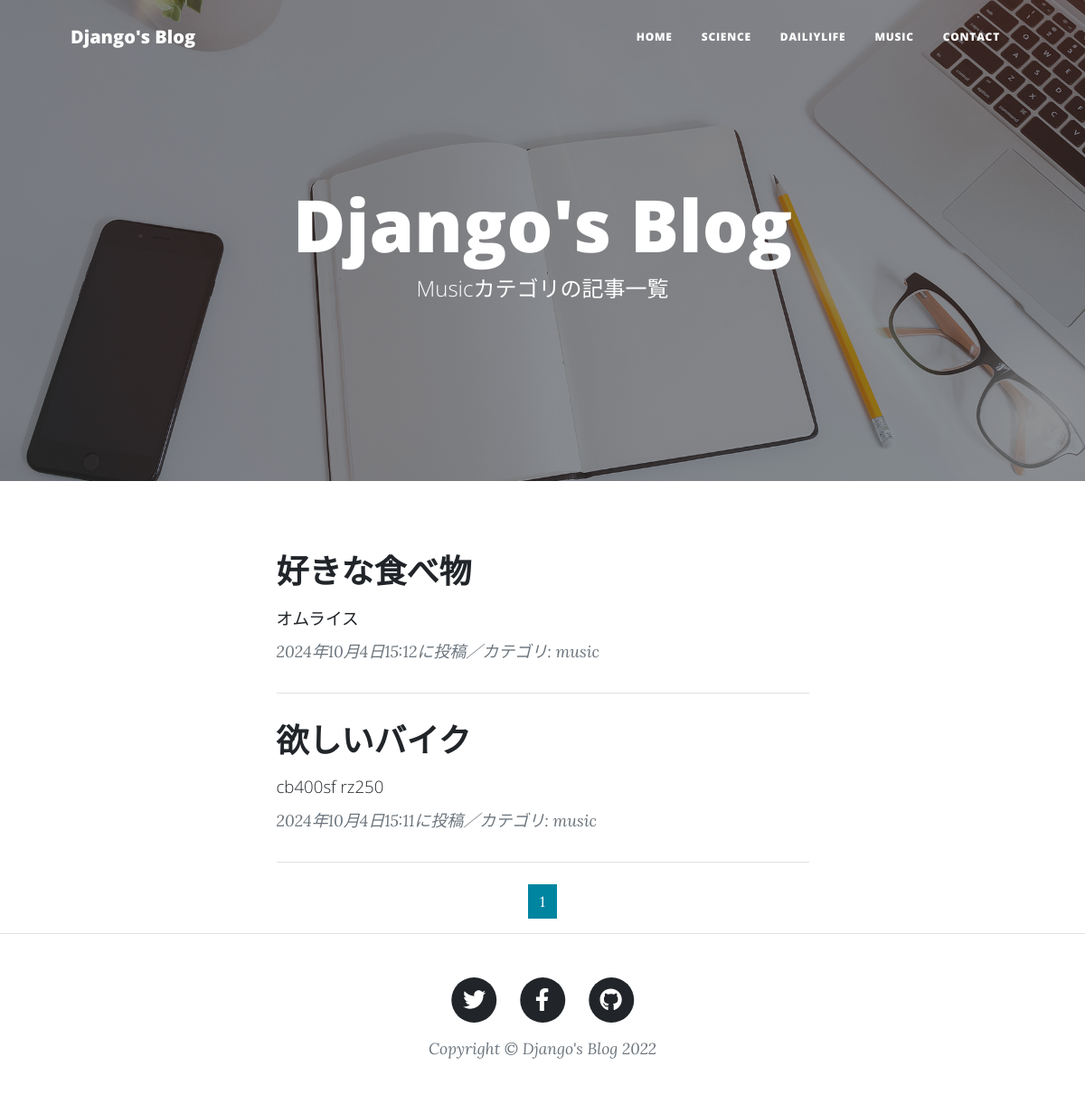
/music-list/, run on the app's committed database.
### blogapp/models.py (models this page shows, shortened)
class BlogPost(models.Model):
    CATEGORY = (('science','科学のこと'),
                ('dailylife','日常のこと'),
                ('music','音楽のこと'))
    title = models.CharField(
        verbose_name='タイトル',
        max_length=200
    )
    content = models.TextField(
        verbose_name='本文'
    )
    posted_at = models.DateTimeField(
        verbose_name='投稿日時',
        auto_now_add=True
    )
    category = models.CharField(
        verbose_name='カテゴリ',
        max_length=50,
        choices=CATEGORY
    )

### blogapp/views.py (the view)
class MusicView(ListView):
    template_name ='music_list.html'
    model = BlogPost
    context_object_name = 'music_records'
    queryset = BlogPost.objects.filter(
        category='music').order_by('-posted_at')
    paginate_by = 2

### blogapp/templates/music_list.html (shortened to what this page needs)
{% extends 'base.html' %}
{% load static %}
{% block header %}
<header class="masthead" style="background-image: url({% static 'assets/img/home-bg.jpg' %})">
    <div class="container position-relative px-4 px-lg-5">
       <div class="row gx-4 gx-lg-5 justify-content-center">
          <div class="col-md-10 col-lg-8 col-xl-7">
             <div class="site-heading">
                <h1>Django's Blog</h1>
                <span class="subheading">
                    Musicカテゴリの記事一覧</span>
             </div>
         </div>
        </div>
    </div>
</header>
{% endblock %}
         {% block contents %}
        <div class="container px-4 px-lg-5">
            <div class="row gx-4 gx-lg-5 justify-content-center">
                <div class="col-md-10 col-lg-8 col-xl-7">
                    {% for record in music_records %}
                    <div class="post-preview">
                        <a href="{% url 'blogapp:blog_detail' record.pk %}">
                            <h2 class="post-title">
                                {{record.title}}</h2>
                            <h3 class="post-subtitle">
                                <span style="font-size : 14pt">
                                    {{record.content|truncatechars:50}}
                                </span>
                            </h3>
                        </a>
                        <p class="post-meta">
                            {{record.posted_at}}に投稿／カテゴリ:
                            {{record.category}}</p>
                    </div>
                    <hr class="my-4" />
                    {% endfor %}
                    {% include 'pagination.html' %}
                    </div>
                </div>
            </div>
        {% endblock %}

### data on the page
BlogPost: title "好きな食べ物", content "オムライス", posted_at "2024年10月4日15:12", category "music"
BlogPost: title "欲しいバイク", content "cb400sf rz250", posted_at "2024年10月4日15:11", category "music"

### other printed values
{{ num }} "1"
